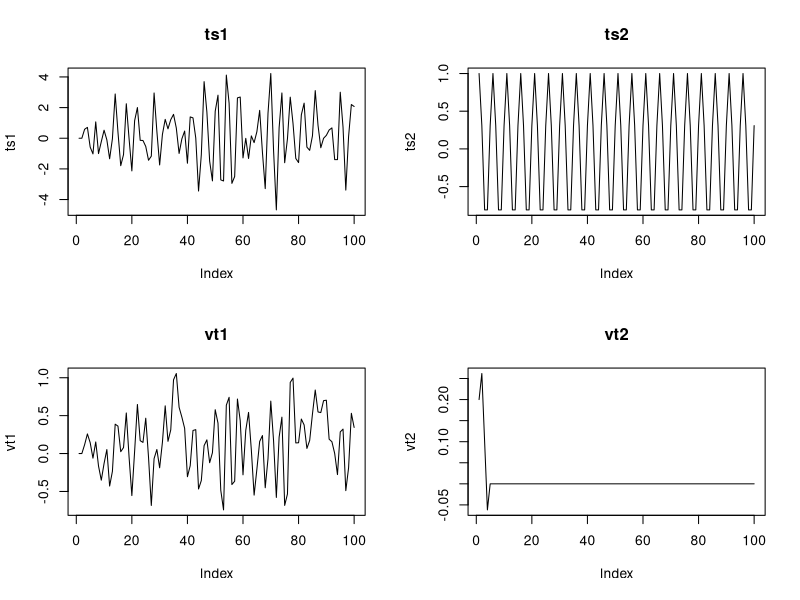
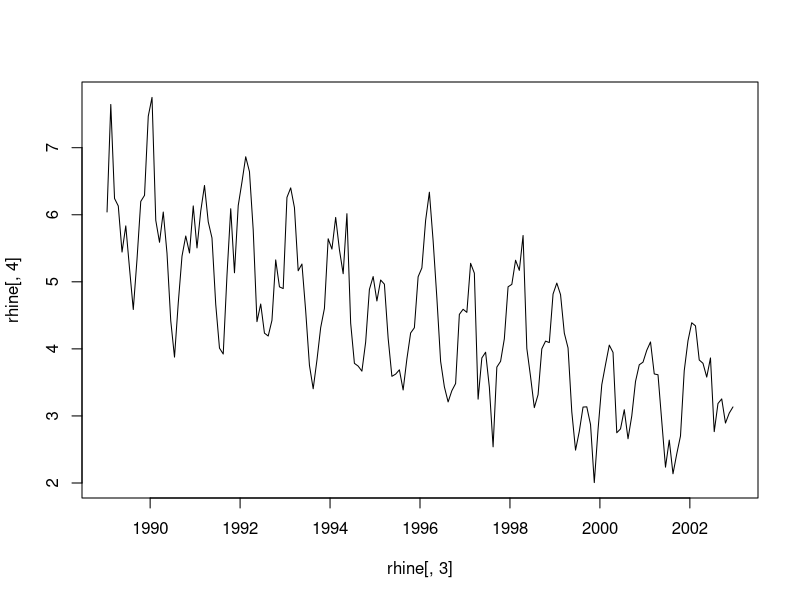
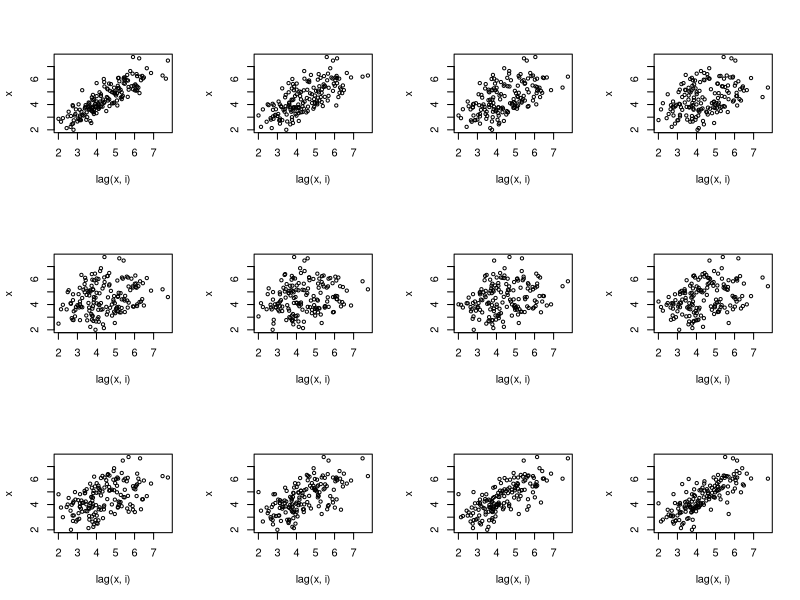
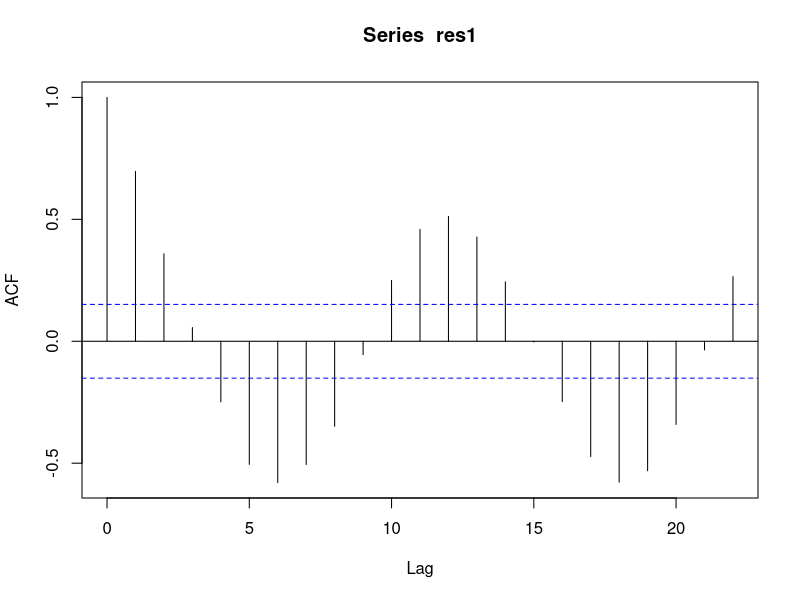
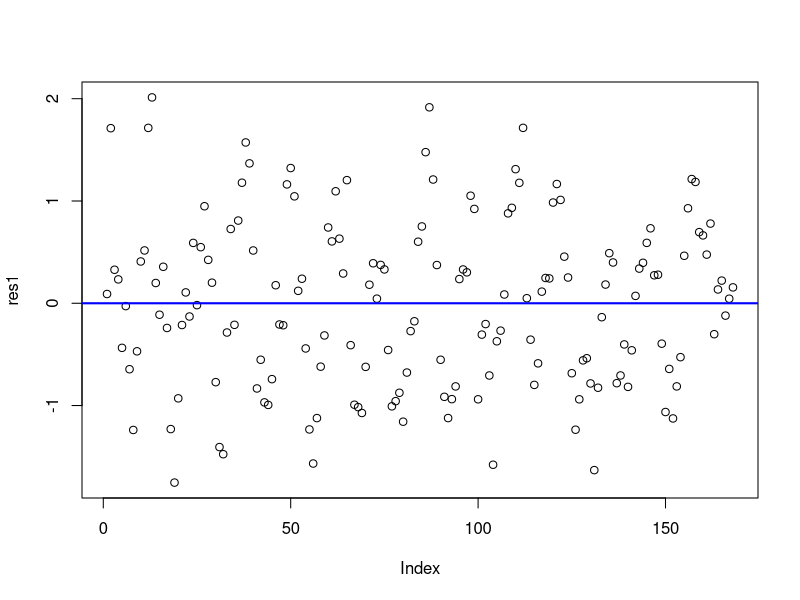
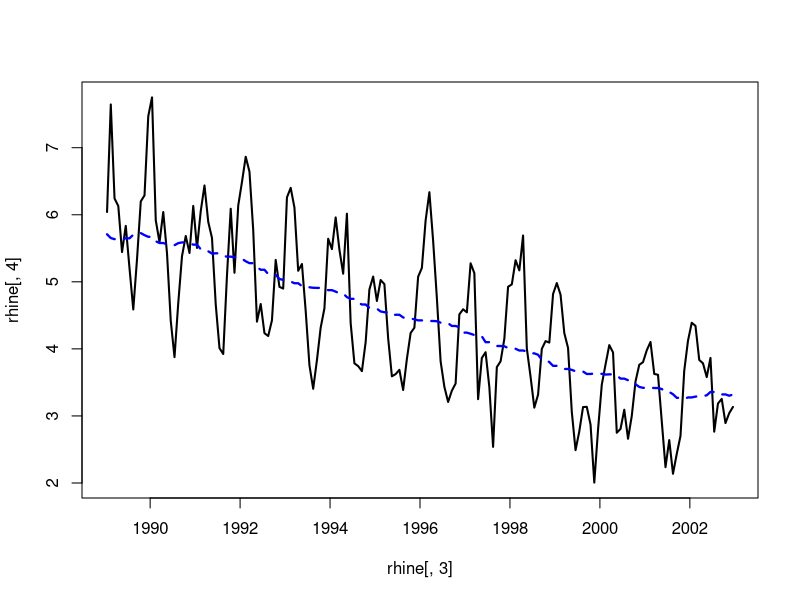
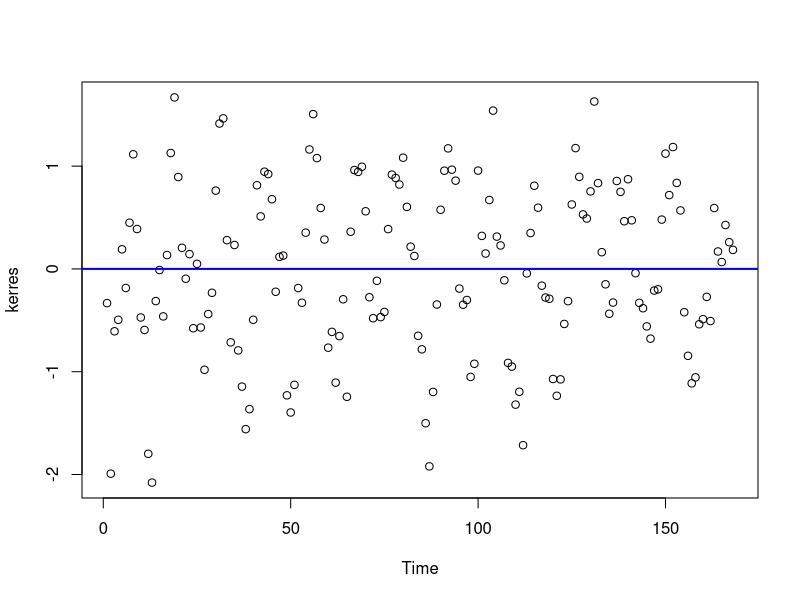
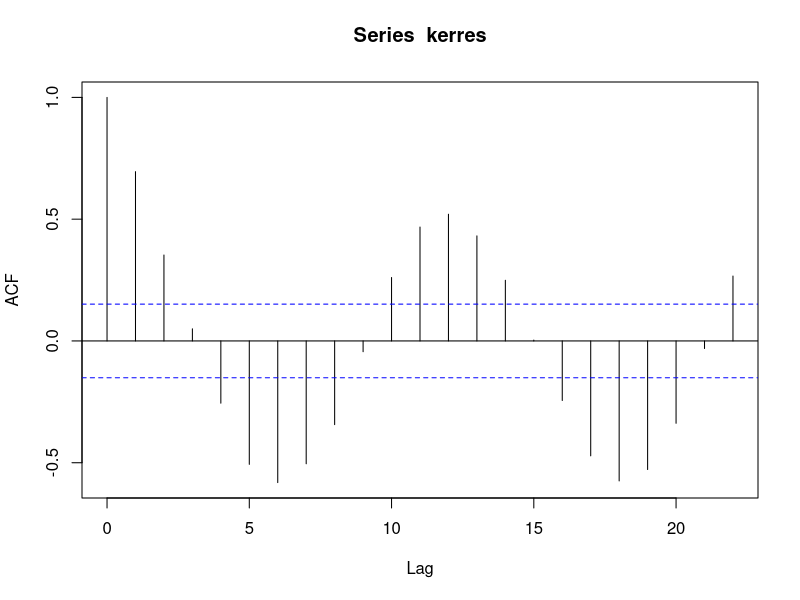

Reproduce these figures in R, in order.
## ---- chunk 1
knitr::opts_chunk$set(echo = TRUE)
## ---- chunk 2

t <- 0:99 
ts1 <- rep(0,100)

set.seed(12345)
for (i in 3:100){ 
  ts1[i] <- -0.8*ts1[i-2] + rnorm(1,0,1) 
}

ts2 <- cos( 2*pi*t / 5)



vt1 <- rep(0,100)
vt2 <- rep(0,100)

for (i in 1:100){
  if (i == 1){
    vt1[i] <- 0.2 * ts1[i]
    vt2[i] <- 0.2 * ts2[i]

  }
  
   if (i == 2){
    vt1[i] <- 0.2 *(ts1[i-1] + ts1[i])
    vt2[i] <- 0.2 *(ts2[i-1] + ts2[i])
   }
  
    if (i == 3){
    vt1[i] <- 0.2 *(ts1[i] + ts1[i-1] + ts1[i-2])
    vt2[i] <- 0.2 *(ts2[i] + ts2[i-1] + ts2[i-2])
   }
  
  if (i == 4){
    vt1[i] <- 0.2 *(ts1[i] + ts1[i-1] + ts1[i-2] + ts1[i-3])
    vt2[i] <- 0.2 *(ts2[i] + ts2[i-1] + ts2[i-2] + ts2[i-3])
   }
  
  if (i >= 5){
    vt1[i] <- 0.2 *(ts1[i] + ts1[i-1] + ts1[i-2] + ts1[i-3] + ts1[i-4])
    vt2[i] <- 0.2 *(ts2[i] + ts2[i-1] + ts2[i-2] + ts2[i-3] + ts2[i-4])
  }
  
}

par(mfrow = c(2,2))
plot(ts1,type = "l", main = "ts1")
plot(ts2, type = "l", main = "ts2")
plot(vt1,type = "l", main = "vt1")
plot(vt2, type = "l", main = "vt2")
par(mfrow = c(1,1))


acf

filter(0:3,c(-0.8,2))
## ---- chunk 3
rhine <- read.csv2("../data/Rhine.csv")

rhine <- ts(rhine)

rhine

plot(y = rhine[,4], x = rhine[,3], type = "l")
# abline(lm(rhine[,4] ~ rhine[,3], data = rhine))
# lines(predobj$fit + 1.96*predobj$se.fit ~ as.numeric(rhine[,3]))
# lines(predobj$fit - 1.96*predobj$se.fit ~ as.numeric(rhine[,3]))




x <- rhine[,4]
old <- par(mfrow = c(3,4))
for (i in 1:12){ 
 plot(lag(x,i),x)
}
par(old)
## ---- chunk 4
lmobj<-lm(rhine[,4] ~ rhine[,3], data = rhine)
res1 <- residuals(lmobj)
summary(lmobj)


acf(res1)
plot(res1)
abline(h = 0, col = "blue", lwd =2)
predobj<- predict(lmobj, se.fit = TRUE)
## ---- chunk 5
plot(x = rhine[,3], y= rhine[,4], type = "l", lwd =2)
lines(ksmooth(y=rhine[,4], x = rhine[,3], bandwidth = 5), col = "blue", lwd = 2.25, lty =2)


kersmo <- ksmooth(y=rhine[,4], x = rhine[,3], bandwidth = 5)

kerres <- kersmo$y - rhine[,4]

plot(kerres, type = "p")
abline(h = 0, col = "blue", lwd = 2)

acf(kerres)


## ---- chunk 6

month.f <- as.factor(rhine[,2])
dummyfit <- as.data.frame(model.matrix(rhine[,4]~ rhine[,3]+month.f))[,-1]
dumlm <- lm(rhine[,4]~.,dummyfit)

plot(resid(dumlm))
abline(h = 0, col = "blue", lwd=2)
acf(resid(dumlm))

## ---- chunk 7
library(MASS)
stepAIC(dumlm,direction = "backward", steps = 1000)
